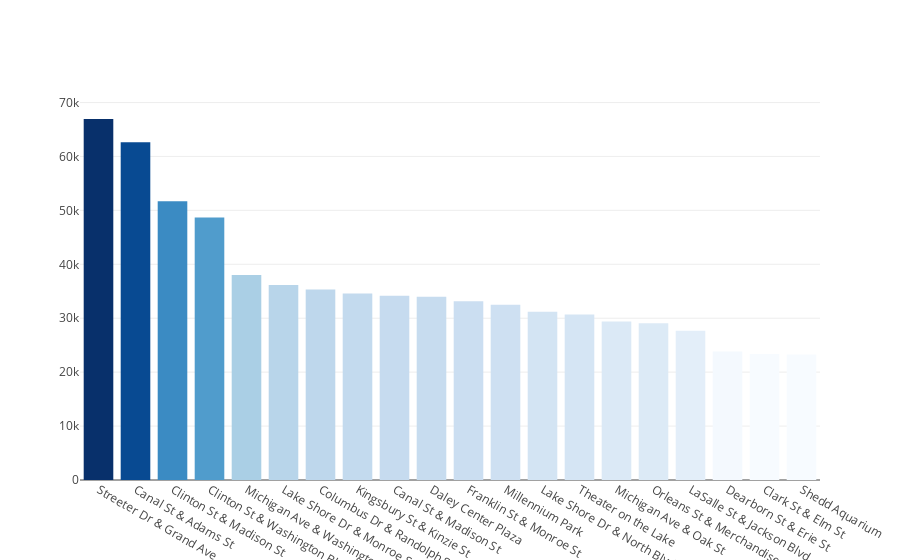

This figure's notebook cell:
### Code cell
# Create and display a Plotly bar chart with bar colors scaled by trip counts

fig = go.Figure(go.Bar(x = top20['start_station_name'], y = top20['value'], marker={'color': top20['value'],'colorscale': 'Blues'}))
fig.show()

### Figure 1 — Plotly figure (JSON) as saved in the notebook; plotly's stock layout.template omitted (floating-point values rounded to 4 significant figures)
{"data": [{"marker": {"color": [66944, 62654, 51692, 48669, 38029, 36174, 35342, 34589, 34188, 33968, 33125, 32483, 31203, 30679, 29374, 29082, 27665, 23829, 23368, 23282], "colorscale": [[0, "rgb(247,251,255)"], [0.125, "rgb(222,235,247)"], [0.25, "rgb(198,219,239)"], [0.375, "rgb(158,202,225)"], [0.5, "rgb(107,174,214)"], [0.625, "rgb(66,146,198)"], [0.75, "rgb(33,113,181)"], [0.875, "rgb(8,81,156)"], [1, "rgb(8,48,107)"]]}, "type": "bar", "x": ["Streeter Dr & Grand Ave", "Canal St & Adams St", "Clinton St & Madison St", "Clinton St & Washington Blvd", "Michigan Ave & Washington St", "Lake Shore Dr & Monroe St", "Columbus Dr & Randolph St", "Kingsbury St & Kinzie St", "Canal St & Madison St", "Daley Center Plaza", "Franklin St & Monroe St", "Millennium Park", "Lake Shore Dr & North Blvd", "Theater on the Lake", "Michigan Ave & Oak St", "Orleans St & Merchandise Mart Plaza", "LaSalle St & Jackson Blvd", "Dearborn St & Erie St", "Clark St & Elm St", "Shedd Aquarium"], "y": [66944, 62654, 51692, 48669, 38029, 36174, 35342, 34589, 34188, 33968, 33125, 32483, 31203, 30679, 29374, 29082, 27665, 23829, 23368, 23282]}], "layout": {}}
